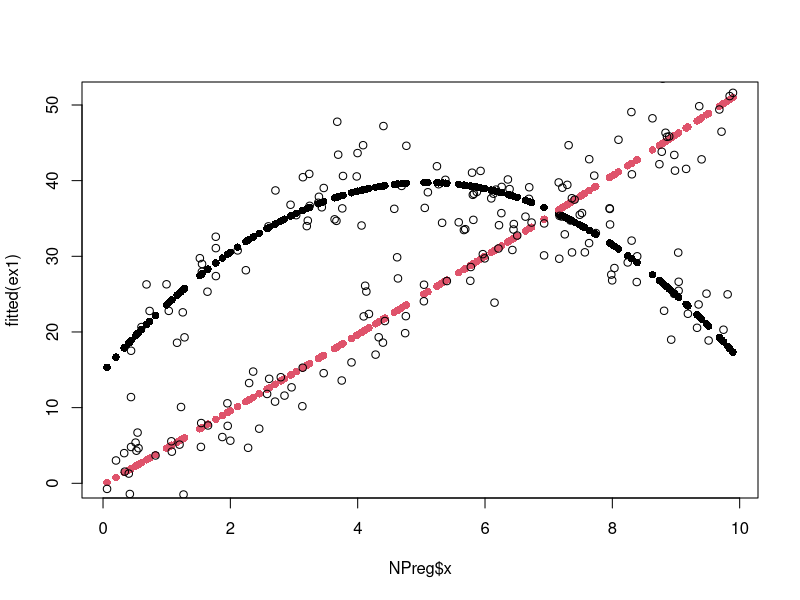

Recreate this plot in R.
library(flexmix)


### Name: fitted-methods
### Title: Extract Model Fitted Values
### Aliases: fitted,flexmix-method fitted,FLXM-method fitted,FLXR-method
###   fitted,FLXRMRglm-method
### Keywords: methods

### ** Examples

data("NPreg", package = "flexmix")
ex1 <- flexmix(yn ~ x + I(x^2), data = NPreg, k = 2)
matplot(NPreg$x, fitted(ex1), pch = 16, type = "p")
points(NPreg$x, NPreg$yn)
